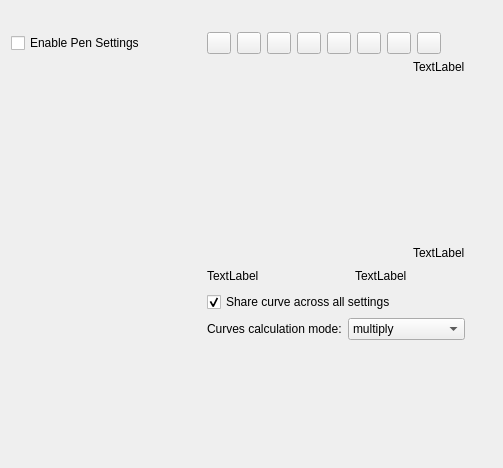
<?xml version="1.0" encoding="UTF-8"?>
<ui version="4.0">
 <author>
    SPDX-FileCopyrightText: none
    SPDX-License-Identifier: GPL-3.0-or-later
  </author>
 <class>WdgCurveOption2</class>
 <widget class="QWidget" name="WdgCurveOption2">
  <property name="geometry">
   <rect>
    <x>0</x>
    <y>0</y>
    <width>503</width>
    <height>468</height>
   </rect>
  </property>
  <layout class="QVBoxLayout" name="verticalLayout_2">
   <item>
    <layout class="QHBoxLayout" name="horizontalLayout">
     <property name="bottomMargin">
      <number>15</number>
     </property>
     <item>
      <widget class="KisDoubleSliderSpinBox" name="strengthSlider" native="true">
       <property name="sizePolicy">
        <sizepolicy hsizetype="Preferred" vsizetype="Fixed">
         <horstretch>0</horstretch>
         <verstretch>0</verstretch>
        </sizepolicy>
       </property>
       <property name="maximumSize">
        <size>
         <width>16777215</width>
         <height>16777215</height>
        </size>
       </property>
      </widget>
     </item>
    </layout>
   </item>
   <item>
    <layout class="QHBoxLayout" name="horizontalLayout_2">
     <item>
      <widget class="QCheckBox" name="checkBoxUseCurve">
       <property name="minimumSize">
        <size>
         <width>190</width>
         <height>0</height>
        </size>
       </property>
       <property name="text">
        <string>Enable Pen Settings</string>
       </property>
      </widget>
     </item>
     <item>
      <widget class="QPushButton" name="linearCurveButton">
       <property name="maximumSize">
        <size>
         <width>24</width>
         <height>24</height>
        </size>
       </property>
       <property name="text">
        <string/>
       </property>
       <property name="iconSize">
        <size>
         <width>16</width>
         <height>16</height>
        </size>
       </property>
      </widget>
     </item>
     <item>
      <widget class="QPushButton" name="revLinearButton">
       <property name="maximumSize">
        <size>
         <width>24</width>
         <height>24</height>
        </size>
       </property>
       <property name="text">
        <string/>
       </property>
       <property name="iconSize">
        <size>
         <width>16</width>
         <height>16</height>
        </size>
       </property>
      </widget>
     </item>
     <item>
      <widget class="QPushButton" name="sCurveButton">
       <property name="maximumSize">
        <size>
         <width>24</width>
         <height>24</height>
        </size>
       </property>
       <property name="text">
        <string/>
       </property>
       <property name="iconSize">
        <size>
         <width>16</width>
         <height>16</height>
        </size>
       </property>
      </widget>
     </item>
     <item>
      <widget class="QPushButton" name="reverseSCurveButton">
       <property name="maximumSize">
        <size>
         <width>24</width>
         <height>24</height>
        </size>
       </property>
       <property name="text">
        <string/>
       </property>
       <property name="iconSize">
        <size>
         <width>16</width>
         <height>16</height>
        </size>
       </property>
      </widget>
     </item>
     <item>
      <widget class="QPushButton" name="uCurveButton">
       <property name="maximumSize">
        <size>
         <width>24</width>
         <height>24</height>
        </size>
       </property>
       <property name="text">
        <string/>
       </property>
       <property name="iconSize">
        <size>
         <width>16</width>
         <height>16</height>
        </size>
       </property>
      </widget>
     </item>
     <item>
      <widget class="QPushButton" name="revUCurveButton">
       <property name="maximumSize">
        <size>
         <width>24</width>
         <height>24</height>
        </size>
       </property>
       <property name="text">
        <string/>
       </property>
       <property name="iconSize">
        <size>
         <width>16</width>
         <height>16</height>
        </size>
       </property>
      </widget>
     </item>
     <item>
      <widget class="QPushButton" name="jCurveButton">
       <property name="maximumSize">
        <size>
         <width>24</width>
         <height>24</height>
        </size>
       </property>
       <property name="text">
        <string/>
       </property>
       <property name="iconSize">
        <size>
         <width>16</width>
         <height>16</height>
        </size>
       </property>
      </widget>
     </item>
     <item>
      <widget class="QPushButton" name="lCurveButton">
       <property name="maximumSize">
        <size>
         <width>24</width>
         <height>24</height>
        </size>
       </property>
       <property name="text">
        <string/>
       </property>
       <property name="iconSize">
        <size>
         <width>16</width>
         <height>16</height>
        </size>
       </property>
       <property name="shortcut">
        <string>Ctrl+S</string>
       </property>
      </widget>
     </item>
     <item>
      <spacer name="horizontalSpacer_4">
       <property name="orientation">
        <enum>Qt::Horizontal</enum>
       </property>
       <property name="sizeHint" stdset="0">
        <size>
         <width>2</width>
         <height>2</height>
        </size>
       </property>
      </spacer>
     </item>
    </layout>
   </item>
   <item>
    <layout class="QHBoxLayout" name="horizontalLayout_4">
     <item>
      <widget class="KisMultiSensorsSelector" name="sensorSelector" native="true">
       <property name="sizePolicy">
        <sizepolicy hsizetype="Fixed" vsizetype="MinimumExpanding">
         <horstretch>0</horstretch>
         <verstretch>0</verstretch>
        </sizepolicy>
       </property>
       <property name="minimumSize">
        <size>
         <width>190</width>
         <height>0</height>
        </size>
       </property>
       <property name="maximumSize">
        <size>
         <width>160</width>
         <height>16777215</height>
        </size>
       </property>
      </widget>
     </item>
     <item>
      <layout class="QGridLayout" name="gridLayout_2">
       <item row="3" column="1">
        <widget class="QWidget" name="wdgRangeControlsPlaceholder" native="true"/>
       </item>
       <item row="0" column="1">
        <layout class="QGridLayout" name="gridLayout">
         <item row="2" column="1">
          <layout class="QVBoxLayout" name="verticalLayout">
           <item>
            <layout class="QHBoxLayout" name="horizontalLayout_7"/>
           </item>
           <item>
            <widget class="QLabel" name="label_ymax">
             <property name="sizePolicy">
              <sizepolicy hsizetype="Fixed" vsizetype="Fixed">
               <horstretch>0</horstretch>
               <verstretch>0</verstretch>
              </sizepolicy>
             </property>
             <property name="text">
              <string comment="KDE::DoNotExtract">TextLabel</string>
             </property>
            </widget>
           </item>
           <item>
            <spacer name="verticalSpacer_3">
             <property name="orientation">
              <enum>Qt::Vertical</enum>
             </property>
             <property name="sizeHint" stdset="0">
              <size>
               <width>10</width>
               <height>10</height>
              </size>
             </property>
            </spacer>
           </item>
           <item>
            <layout class="QHBoxLayout" name="horizontalLayout_5">
             <item>
              <widget class="QWidget" name="intOutPlaceholder" native="true"/>
             </item>
             <item>
              <spacer name="horizontalSpacer_5">
               <property name="orientation">
                <enum>Qt::Horizontal</enum>
               </property>
               <property name="sizeHint" stdset="0">
                <size>
                 <width>40</width>
                 <height>20</height>
                </size>
               </property>
              </spacer>
             </item>
            </layout>
           </item>
           <item>
            <spacer name="verticalSpacer_2">
             <property name="orientation">
              <enum>Qt::Vertical</enum>
             </property>
             <property name="sizeHint" stdset="0">
              <size>
               <width>20</width>
               <height>40</height>
              </size>
             </property>
            </spacer>
           </item>
           <item>
            <widget class="QLabel" name="label_ymin">
             <property name="sizePolicy">
              <sizepolicy hsizetype="Fixed" vsizetype="Fixed">
               <horstretch>0</horstretch>
               <verstretch>0</verstretch>
              </sizepolicy>
             </property>
             <property name="text">
              <string comment="KDE::DoNotExtract">TextLabel</string>
             </property>
            </widget>
           </item>
          </layout>
         </item>
         <item row="3" column="0">
          <layout class="QHBoxLayout" name="horizontalLayout_3">
           <item>
            <widget class="QLabel" name="label_xmin">
             <property name="sizePolicy">
              <sizepolicy hsizetype="Preferred" vsizetype="Fixed">
               <horstretch>0</horstretch>
               <verstretch>0</verstretch>
              </sizepolicy>
             </property>
             <property name="text">
              <string comment="KDE::DoNotExtract">TextLabel</string>
             </property>
            </widget>
           </item>
           <item>
            <spacer name="horizontalSpacer_3">
             <property name="orientation">
              <enum>Qt::Horizontal</enum>
             </property>
             <property name="sizeHint" stdset="0">
              <size>
               <width>40</width>
               <height>20</height>
              </size>
             </property>
            </spacer>
           </item>
           <item>
            <widget class="QWidget" name="intInPlaceholder" native="true"/>
           </item>
           <item>
            <spacer name="horizontalSpacer">
             <property name="orientation">
              <enum>Qt::Horizontal</enum>
             </property>
             <property name="sizeHint" stdset="0">
              <size>
               <width>40</width>
               <height>20</height>
              </size>
             </property>
            </spacer>
           </item>
           <item>
            <widget class="QLabel" name="label_xmax">
             <property name="sizePolicy">
              <sizepolicy hsizetype="Preferred" vsizetype="Fixed">
               <horstretch>0</horstretch>
               <verstretch>0</verstretch>
              </sizepolicy>
             </property>
             <property name="text">
              <string comment="KDE::DoNotExtract">TextLabel</string>
             </property>
            </widget>
           </item>
          </layout>
         </item>
         <item row="2" column="0">
          <widget class="KisCurveWidget" name="curveWidget" native="true">
           <property name="sizePolicy">
            <sizepolicy hsizetype="Preferred" vsizetype="Expanding">
             <horstretch>1</horstretch>
             <verstretch>0</verstretch>
            </sizepolicy>
           </property>
           <property name="minimumSize">
            <size>
             <width>200</width>
             <height>200</height>
            </size>
           </property>
          </widget>
         </item>
        </layout>
       </item>
       <item row="2" column="1">
        <layout class="QHBoxLayout" name="horizontalLayout_6">
         <item>
          <widget class="QLabel" name="lblCurveMode">
           <property name="toolTip">
            <string>&lt;html&gt;&lt;head/&gt;&lt;body&gt;
&lt;p&gt;Curve calculation mode changes how 2 or more curve works together&lt;br/&gt;&lt;/p&gt;
&lt;p&gt; multiply (default): all values from curves multiplies &lt;/p&gt;&lt;p&gt;(0.8 pressure) * (0.5 speed) = 0.4 &lt;br/&gt;&lt;/p&gt;
&lt;p&gt; addition: all values from curves adds&lt;/p&gt;&lt;p&gt;(0.6 pressure) + (0.3 speed) = 0.9&lt;br/&gt;&lt;/p&gt;
&lt;p&gt; maximum value&lt;/p&gt;&lt;p&gt;(0.7 pressure), (0.3 speed) = 0.7&lt;br/&gt;&lt;/p&gt;
&lt;p&gt; minimum value &lt;/p&gt;&lt;p&gt;(0.7 pressure), (0.3 speed) = 0.3&lt;br/&gt;&lt;/p&gt;
&lt;p&gt; difference between min and max values&lt;/p&gt;&lt;p&gt;(0.8 pressure), (0.3 speed), (0.6 fade) = 0.5&lt;/p&gt;&lt;/body&gt;&lt;/html&gt;</string>
           </property>
           <property name="text">
            <string>Curves calculation mode:</string>
           </property>
          </widget>
         </item>
         <item>
          <widget class="QComboBox" name="curveMode">
           <property name="toolTip">
            <string>&lt;html&gt;&lt;head/&gt;&lt;body&gt;
&lt;p&gt;Curve calculation mode changes how 2 or more curve works together&lt;br/&gt;&lt;/p&gt;
&lt;p&gt; multiply (default): all values from curves multiplies &lt;/p&gt;&lt;p&gt;(0.8 pressure) * (0.5 speed) = 0.4 &lt;br/&gt;&lt;/p&gt;
&lt;p&gt; addition: all values from curves adds&lt;/p&gt;&lt;p&gt;(0.6 pressure) + (0.3 speed) = 0.9&lt;br/&gt;&lt;/p&gt;
&lt;p&gt; maximum value&lt;/p&gt;&lt;p&gt;(0.7 pressure), (0.3 speed) = 0.7&lt;br/&gt;&lt;/p&gt;
&lt;p&gt; minimum value &lt;/p&gt;&lt;p&gt;(0.7 pressure), (0.3 speed) = 0.3&lt;br/&gt;&lt;/p&gt;
&lt;p&gt; difference between min and max values&lt;/p&gt;&lt;p&gt;(0.8 pressure), (0.3 speed), (0.6 fade) = 0.5&lt;/p&gt;&lt;/body&gt;&lt;/html&gt;</string>
           </property>
           <property name="editable">
            <bool>false</bool>
           </property>
           <item>
            <property name="text">
             <string>multiply</string>
            </property>
           </item>
           <item>
            <property name="text">
             <string>addition</string>
            </property>
           </item>
           <item>
            <property name="text">
             <string>maximum</string>
            </property>
           </item>
           <item>
            <property name="text">
             <string>minimum</string>
            </property>
           </item>
           <item>
            <property name="text">
             <string>difference</string>
            </property>
           </item>
          </widget>
         </item>
        </layout>
       </item>
       <item row="4" column="1">
        <spacer name="verticalSpacer">
         <property name="orientation">
          <enum>Qt::Vertical</enum>
         </property>
         <property name="sizeHint" stdset="0">
          <size>
           <width>20</width>
           <height>60</height>
          </size>
         </property>
        </spacer>
       </item>
       <item row="0" column="3">
        <spacer name="horizontalSpacer_2">
         <property name="orientation">
          <enum>Qt::Horizontal</enum>
         </property>
         <property name="sizeHint" stdset="0">
          <size>
           <width>13</width>
           <height>13</height>
          </size>
         </property>
        </spacer>
       </item>
       <item row="1" column="1">
        <widget class="QCheckBox" name="checkBoxUseSameCurve">
         <property name="text">
          <string>Share curve across all settings</string>
         </property>
         <property name="checked">
          <bool>true</bool>
         </property>
        </widget>
       </item>
      </layout>
     </item>
    </layout>
   </item>
  </layout>
 </widget>
 <customwidgets>
  <customwidget>
   <class>KisDoubleSliderSpinBox</class>
   <extends>QWidget</extends>
   <header>kis_slider_spin_box.h</header>
   <container>1</container>
  </customwidget>
  <customwidget>
   <class>KisCurveWidget</class>
   <extends></extends>
   <header>widgets/kis_curve_widget.h</header>
   <container>1</container>
  </customwidget>
  <customwidget>
   <class>KisMultiSensorsSelector</class>
   <extends>QWidget</extends>
   <header>KisMultiSensorsSelector.h</header>
   <container>1</container>
  </customwidget>
 </customwidgets>
 <resources/>
 <connections/>
</ui>
